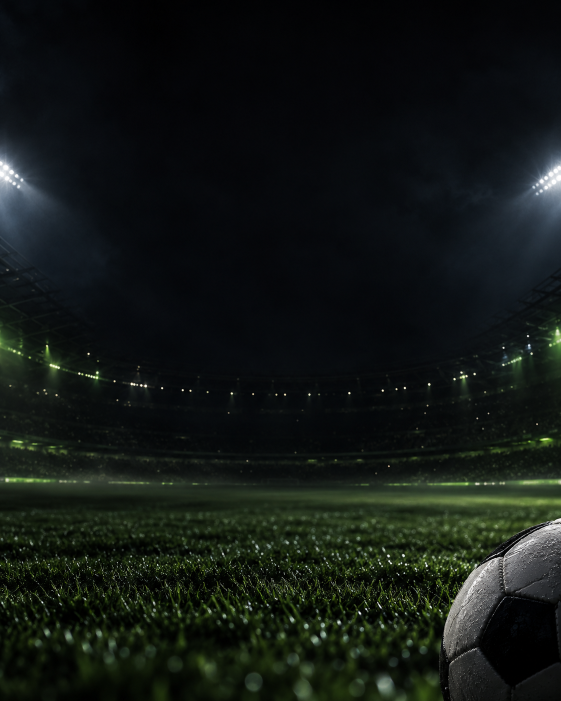
#> input picture predictions-bot/assets/kovqi/stadium-background.png, 1122 x 1402 px (shown at 1/2 size)
$ python preview_bet_image.py
#> lines starting #> are read from the running program, lines starting #| are printed output that depends on the picture
### predictions-bot/predbot/bot/ticket_image.py
"""Offline presentation only. No network, prediction changes or publication writes."""
from __future__ import annotations

import base64
from datetime import datetime
from io import BytesIO
import json
import logging
import math
import os
from pathlib import Path
import re
from zoneinfo import ZoneInfo

from .format import combined_odds

ASSETS = Path(__file__).resolve().parents[2] / 'assets' / 'kovqi'
DISCLAIMER = 'Bet only what you can afford to lose.'
log = logging.getLogger(__name__)

# [12 lines left out: function _open_badge, not called in this run]


def team_badge(name, assets=ASSETS, index='index.json'):
    from .club_badges import badge_file
    return _open_badge(badge_file(name,assets,index))


# [12 lines left out: function pick_badges, not called in this run]


def group_link(value):
    value = (value or '').strip()
    if re.fullmatch(r'https://t\.me/(?:\+[A-Za-z0-9_-]{8,}|joinchat/[A-Za-z0-9_-]{8,}|[A-Za-z][A-Za-z0-9_]{4,31})', value):
        return value
    log.warning('Kovqi image: TELEGRAM_GROUP_INVITE_URL missing or invalid; omitting promotion')
    return ''


def ticket_identity(day, picks):
    return json.dumps([day, [[p.pick_id, p.fixture_id, p.market, p.selection, p.price,
                              p.home, p.away, p.label, p.kickoff_utc] for p in picks]], separators=(',', ':'), ensure_ascii=False)


def transparent_logo(assets=ASSETS):
    """Matte the approved source pixels, preserving its actual letterforms."""
    from PIL import Image, ImageChops
    with Image.open(assets / 'logo-source.png') as source:
        logo = source.convert('RGB').crop((150, 425, 1110, 815))
    red, green, blue = logo.split()
    strength = ImageChops.lighter(ImageChops.lighter(red, green), blue)
    logo.putalpha(strength.point(lambda v: max(0, min(255, (v - 42) * 255 // 130))))
    return logo.crop(logo.getbbox())


def render_ticket(day, picks, link='', assets=ASSETS, sample=False):
#> called with day = '2026-11-20', link = '', sample = True
    from PIL import Image, ImageDraw, ImageFont, ImageOps, ImageFilter, ImageEnhance
    import qrcode
    if not 1 <= len(picks) <= 3:
        raise ValueError('Bet of the Day needs 1-3 selections')
    date = datetime.strptime(day, '%Y-%m-%d')
    for p in picks:
        if not all((p.pick_id, p.fixture_id, p.market, p.selection, p.home, p.away, p.label)):
            raise ValueError('incomplete structured ticket identity')
        if not math.isfinite(p.price) or p.price <= 1:
            raise ValueError('invalid decimal odds')
    odds = combined_odds(p.price for p in picks)
    link = group_link(link)
    width, height = 1080, 1350
    lime, white, muted = '#BEF53B', '#F5F8FA', '#ADC5D3'
    fonts = {}

    def font(size, weight='regular'):
        name = {'regular':'Barlow-Regular.ttf', 'bold':'Barlow-SemiBold.ttf',
                'display':'BarlowCondensed-Bold.ttf','script':'KaushanScript-Regular.ttf',
                'headline':'Anton-Regular.ttf'}[weight]
        key = (size, weight)
        if key not in fonts:
            fonts[key] = ImageFont.truetype(str(assets / name), size)
        return fonts[key]

    # Required fonts fail visibly into the existing text-ticket fallback.
    for weight in ('regular', 'bold', 'display'):
        font(24, weight)
    try:
        font(24,'script')
        script_weight = 'script'
    except OSError:
        script_weight = 'display'
    try:
        font(24,'headline')
        headline_weight = 'headline'
    except OSError:
        headline_weight = 'display'
    try:
        with Image.open(assets / 'stadium-background.png') as background:
#> background is the input picture: PIL image 1122x1402 RGB; mean R, G, B 18.4, 23.7, 20.2
            im = ImageOps.fit(background.convert('RGB'), (width,height), method=Image.Resampling.LANCZOS).filter(ImageFilter.GaussianBlur(1.25))
    except (OSError, ValueError):
        log.warning('Kovqi optional stadium background unavailable; using local gradient')
        im = Image.new('RGB', (width,height), '#070D10')
        gradient = ImageDraw.Draw(im)
        for y in range(height):
            light = max(0, (y - 850) // 30)
            gradient.line((0,y,width,y), fill=(5,12+light,13))
    im = ImageEnhance.Brightness(im).enhance(.78).convert('RGBA')
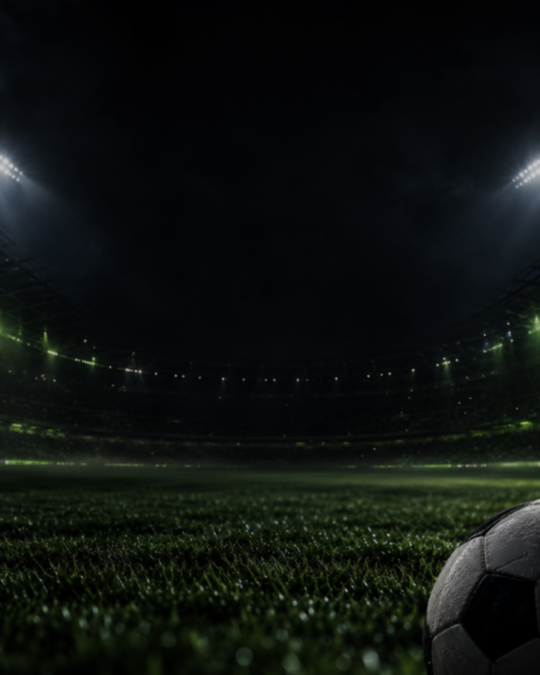
#> im: PIL image 1080x1350 RGBA (shown at 1/2 size); mean R, G, B, A 13.8, 18, 15.3, 255
    layer = Image.new('RGBA', im.size)
#> layer: PIL image 1080x1350 RGBA; every value is 0
    ld = ImageDraw.Draw(layer)
    ld.polygon([(0,0),(182,0),(0,182)],fill=(143,222,20,225))
    ld.polygon([(0,182),(182,0),(232,0),(0,232)],fill=(37,87,12,135))
    ld.polygon([(1080,430),(1006,505),(1006,620),(1080,546)],fill=(82,139,18,100))
    im = Image.alpha_composite(im,layer)
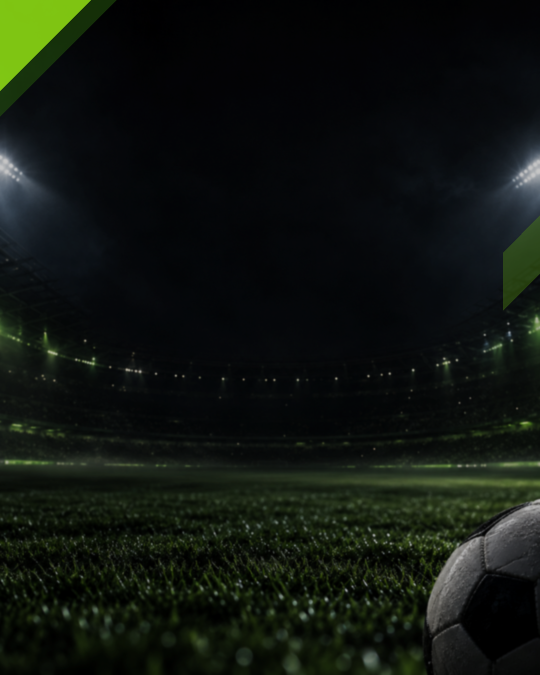
#> im: PIL image 1080x1350 RGBA (shown at 1/2 size); mean R, G, B, A 15.5, 20.7, 15.4, 255
#> (the rest of the program and of its run is left out)
